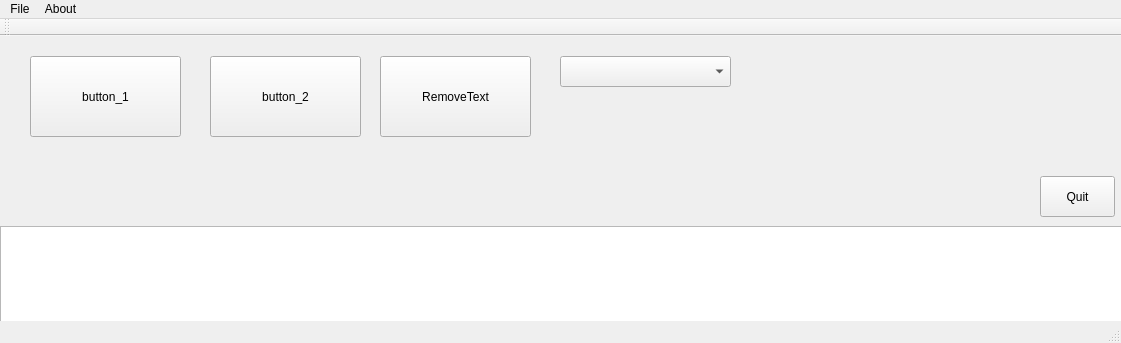
<?xml version="1.0" encoding="UTF-8"?>
<ui version="4.0">
 <class>QTtestapp1Class</class>
 <widget class="QMainWindow" name="QTtestapp1Class">
  <property name="geometry">
   <rect>
    <x>0</x>
    <y>0</y>
    <width>1121</width>
    <height>343</height>
   </rect>
  </property>
  <property name="windowTitle">
   <string>QTtestapp1</string>
  </property>
  <widget class="QWidget" name="centralWidget">
   <widget class="QPushButton" name="btn_1">
    <property name="geometry">
     <rect>
      <x>30</x>
      <y>20</y>
      <width>151</width>
      <height>81</height>
     </rect>
    </property>
    <property name="text">
     <string>button_1</string>
    </property>
   </widget>
   <widget class="QPushButton" name="btn_2">
    <property name="geometry">
     <rect>
      <x>210</x>
      <y>20</y>
      <width>151</width>
      <height>81</height>
     </rect>
    </property>
    <property name="text">
     <string>button_2</string>
    </property>
   </widget>
   <widget class="QPushButton" name="btn_RemoveText">
    <property name="geometry">
     <rect>
      <x>380</x>
      <y>20</y>
      <width>151</width>
      <height>81</height>
     </rect>
    </property>
    <property name="text">
     <string>RemoveText</string>
    </property>
   </widget>
   <widget class="QTextEdit" name="textEdit">
    <property name="geometry">
     <rect>
      <x>0</x>
      <y>190</y>
      <width>1131</width>
      <height>101</height>
     </rect>
    </property>
   </widget>
   <widget class="QComboBox" name="comboBox">
    <property name="geometry">
     <rect>
      <x>560</x>
      <y>20</y>
      <width>171</width>
      <height>31</height>
     </rect>
    </property>
   </widget>
   <widget class="QPushButton" name="quitButton">
    <property name="geometry">
     <rect>
      <x>1040</x>
      <y>140</y>
      <width>75</width>
      <height>41</height>
     </rect>
    </property>
    <property name="text">
     <string>Quit</string>
    </property>
   </widget>
  </widget>
  <widget class="QMenuBar" name="menuBar">
   <property name="geometry">
    <rect>
     <x>0</x>
     <y>0</y>
     <width>1121</width>
     <height>21</height>
    </rect>
   </property>
   <widget class="QMenu" name="menuFile">
    <property name="title">
     <string>File</string>
    </property>
    <addaction name="actionOpen"/>
    <addaction name="actionExit"/>
   </widget>
   <widget class="QMenu" name="menuAbout">
    <property name="title">
     <string>About</string>
    </property>
   </widget>
   <addaction name="menuFile"/>
   <addaction name="menuAbout"/>
  </widget>
  <widget class="QToolBar" name="mainToolBar">
   <attribute name="toolBarArea">
    <enum>TopToolBarArea</enum>
   </attribute>
   <attribute name="toolBarBreak">
    <bool>false</bool>
   </attribute>
  </widget>
  <widget class="QStatusBar" name="statusBar"/>
  <action name="actionExit">
   <property name="text">
    <string>Exit</string>
   </property>
  </action>
  <action name="actionOpen">
   <property name="text">
    <string>Open</string>
   </property>
  </action>
 </widget>
 <layoutdefault spacing="6" margin="11"/>
 <resources>
  <include location="qttestapp1.qrc"/>
 </resources>
 <connections>
  <connection>
   <sender>btn_1</sender>
   <signal>clicked()</signal>
   <receiver>QTtestapp1Class</receiver>
   <slot>close()</slot>
   <hints>
    <hint type="sourcelabel">
     <x>105</x>
     <y>93</y>
    </hint>
    <hint type="destinationlabel">
     <x>560</x>
     <y>171</y>
    </hint>
   </hints>
  </connection>
 </connections>
</ui>
